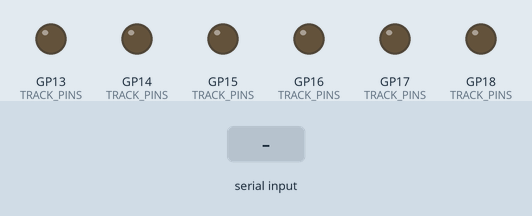
A sketch run on a simulated Raspberry Pi Pico. On the bench: output pins drawn as LEDs (lit = HIGH). Dashed ring = blinking. The test bench sets the inputs (shaded band). What the sketch prints to the serial monitor is not drawn.

Above: at 3.2 s.
3.3 s: "RB,1\n" received over Serial
At 4.25 s:
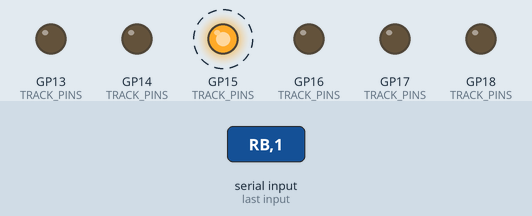
6.3 s: "YE,1\n" received over Serial
At 7.0 s:
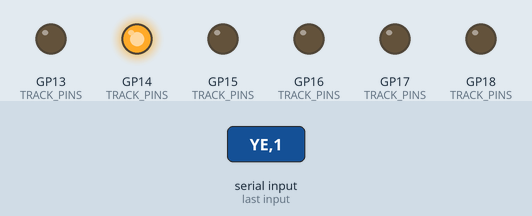
7.8 s: "GE,1\n" received over Serial
At 8.1 s:
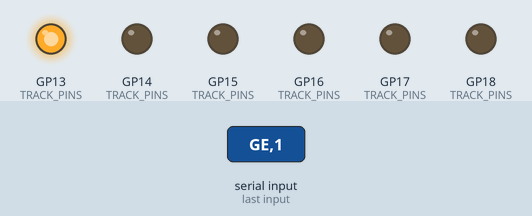
9.3 s: "RB,1\n" received over Serial
At 10.25 s:
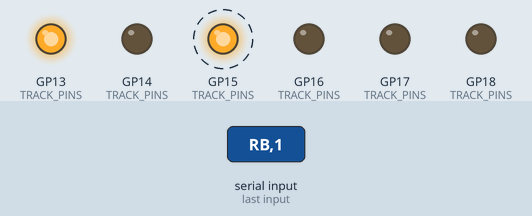
12.3 s: "RE,1\n" received over Serial
At 12.9 s:
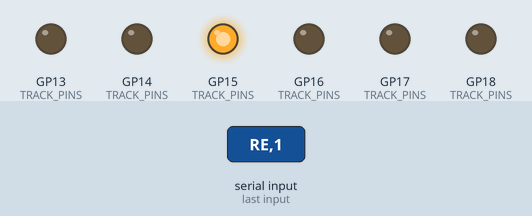
Timing chart, 0 to 14.8 s (numbered marks = the images above; inputs shaded):
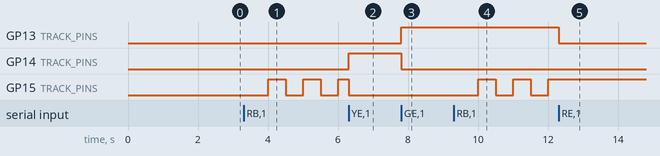

The sketch:

pico.ino
```cpp
#include "DHT.h"

// =====================================================
// Hardware Configuration
// =====================================================
#define DHTPIN 28
#define DHTTYPE DHT11

#define SERIAL_BAUD_RATE 9600
#define SERIAL_TIMEOUT_MS 1000

#define NUM_TRACKS 2

// Track pins: [track][color]
// color: 0=RED, 1=YELLOW, 2=GREEN
const int TRACK_PINS[NUM_TRACKS][3] = {
  {15, 14, 13},  // Track 1
  {16, 17, 18}   // Track 2
};

#define RED     0
#define YELLOW 1
#define GREEN  2

// =====================================================
// Global State
// =====================================================
DHT dht(DHTPIN, DHTTYPE);

// Blink management
bool isBlinking[NUM_TRACKS] = {false, false};
bool blinkState = false;
unsigned long lastBlinkTime = 0;

// =====================================================
// SETUP
// =====================================================
void setup() {
  Serial.begin(SERIAL_BAUD_RATE);
  Serial.setTimeout(SERIAL_TIMEOUT_MS);

  dht.begin();
  delay(2000); // Sensor stabilization

  // Initialize GPIOs
  for (int i = 0; i < NUM_TRACKS; i++) {
    for (int c = 0; c < 3; c++) {
      pinMode(TRACK_PINS[i][c], OUTPUT);
      digitalWrite(TRACK_PINS[i][c], LOW);
    }
  }

  Serial.println("[PICO] Ready");
}

// =====================================================
// LOOP
// =====================================================
void loop() {
  // Handle incoming commands
  if (Serial.available() > 0) {
    String cmd = Serial.readStringUntil('\n');
    cmd.trim();
    processCommand(cmd);
  }

  // Handle blinking (RB command)
  if (millis() - lastBlinkTime >= 500) {
    lastBlinkTime = millis();
    blinkState = !blinkState;

    for (int i = 0; i < NUM_TRACKS; i++) {
      if (isBlinking[i]) {
        digitalWrite(TRACK_PINS[i][RED], blinkState);
      }
    }
  }
}

// =====================================================
// Command Processing
// =====================================================
void processCommand(String command) {

  // ---------- GTH ----------
  if (command == "GTH") {
    sendRawSensorData();
    return;
  }

  // ---------- Light commands ----------
  // Format: RE,1 | YE,2 | GE,1 | RB,2
  int comma = command.indexOf(',');
  if (comma == -1) return;

  String type = command.substring(0, comma);
  int track = command.substring(comma + 1).toInt() - 1;

  if (track < 0 || track >= NUM_TRACKS) return;

  if      (type == "RE") setTrack(track, RED);
  else if (type == "YE") setTrack(track, YELLOW);
  else if (type == "GE") setTrack(track, GREEN);
  else if (type == "RB") setBlink(track);
}

// =====================================================
// Sensor
// =====================================================
void sendRawSensorData() {
  float t = dht.readTemperature();
  float h = dht.readHumidity();

  if (isnan(t) || isnan(h)) {
    Serial.println("TEMP&unit::celsius&value::0#HUM&unit::percentage&value::0");
    return;
  }

  Serial.print("TEMP&unit::celsius&value::");
  Serial.print((int)t);
  Serial.print("#HUM&unit::percentage&value::");
  Serial.println((int)h);
}


void setTrack(int track, int color) {
  isBlinking[track] = false;

  for (int c = 0; c < 3; c++) {
    digitalWrite(TRACK_PINS[track][c], LOW);
  }

  digitalWrite(TRACK_PINS[track][color], HIGH);
}

void setBlink(int track) {
  isBlinking[track] = true;
}
```

Measured:
- after the input at 3.3 s, GP15 (TRACK_PINS): alternates HIGH for 0.50 s and LOW for 0.50 s, starting after 0.70 s
- after the input at 6.3 s, GP14 (TRACK_PINS): LOW → HIGH at once
- after the input at 7.8 s, GP13 (TRACK_PINS): LOW → HIGH at once; GP14 (TRACK_PINS): HIGH → LOW at once
- after the input at 9.3 s, GP15 (TRACK_PINS): alternates HIGH for 0.50 s and LOW for 0.50 s, starting after 0.70 s
- after the input at 12.3 s, GP13 (TRACK_PINS): HIGH → LOW at once; GP15 (TRACK_PINS): stops changing and stays HIGH
